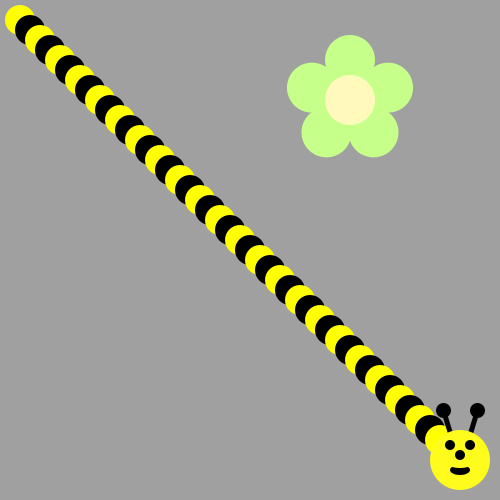
Frame 1 (no input)
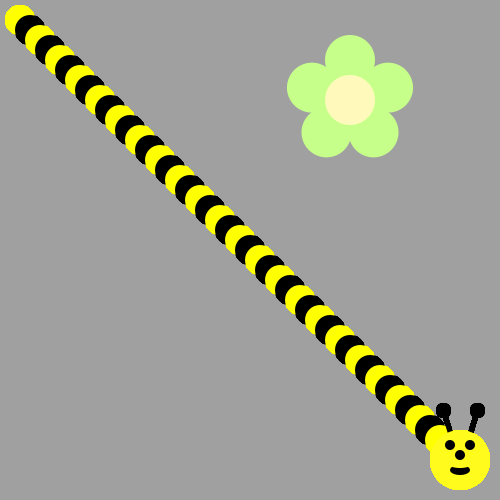
Frame 60 (the mouse pressed at the canvas centre just before this capture)
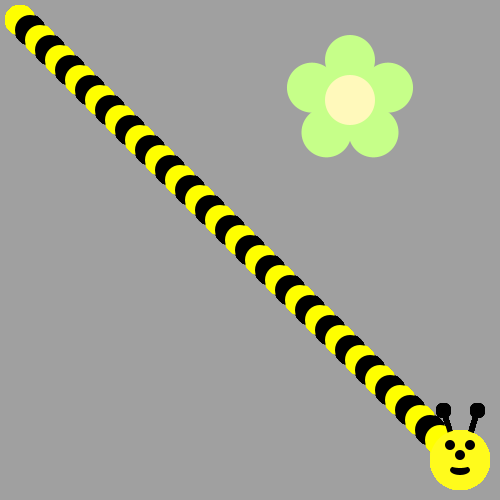
Frame 120 (the mouse held since frame 60 and released just before this capture)

The Processing sketch that drew these frames (run headless with seeded random() and noise(); from frame 60 on, the mouse is pressed at the canvas centre):

// Processing sketch: Little_Bee
// ── Little_Bee.pde
void draw() {
  /*Use a loop to make a body for the Bee!
   Then put his head on using drawBeeFace(x,y)
   Use Modulo to make the colors alternate
   */
  int x=10;
  for (int i=0; i<45; i++) {
    if (i %2==0) {
      fill(255, 255, 0);



      
      
    } else {
      fill(0, 0, 0);
    }
   x=x+10;
   ellipse(x, x, 30, 30);
}
 drawBeeFace (x,x);
}

void drawFlower(int x, int y) {
  noStroke();
  translate(x, y);
  // draw 5 petals, rotating after each one<
  fill(#c6ff89);      // green
  for (int i = 0; i < 5; i++) {
    ellipse(0, -40, 50, 50);
    rotate(radians(72));
  }
  fill(#fff9bb); // light yellow
  ellipse(0, 0, 50, 50);
}
void drawBeeFace(int BeeFaceX, int BeeFaceY) {
  noStroke();
  fill(0, 0, 0);
  stroke(1);
  strokeWeight(5);
  line(BeeFaceX-10, BeeFaceY-27, BeeFaceX-17, BeeFaceY-50);
  line(BeeFaceX+10, BeeFaceY-27, BeeFaceX+17, BeeFaceY-50);
  ellipse(BeeFaceX-17, BeeFaceY-50, 10, 10);
  ellipse(BeeFaceX+17, BeeFaceY-50, 10, 10);
  noStroke();
  fill(255, 251, 28);
  ellipse(BeeFaceX, BeeFaceY, 60, 60); // face
  fill(255, 237, 209);
  fill(0, 0, 0);
  ellipse(BeeFaceX-10, BeeFaceY-15, 10, 10); // eyes
  ellipse(BeeFaceX+10, BeeFaceY-15, 10, 10);
  ellipse(BeeFaceX, BeeFaceY-5, 10, 10); // nose
  ellipse(BeeFaceX, BeeFaceY+10, 20, 10);// mouth
  fill(255, 251, 28);
  ellipse(BeeFaceX, BeeFaceY+5, 20, 6);
}

void setup() {
  ellipseMode(CENTER);
  size(500, 500);
  background(160, 160, 160);
  drawFlower(350, 100);
}
